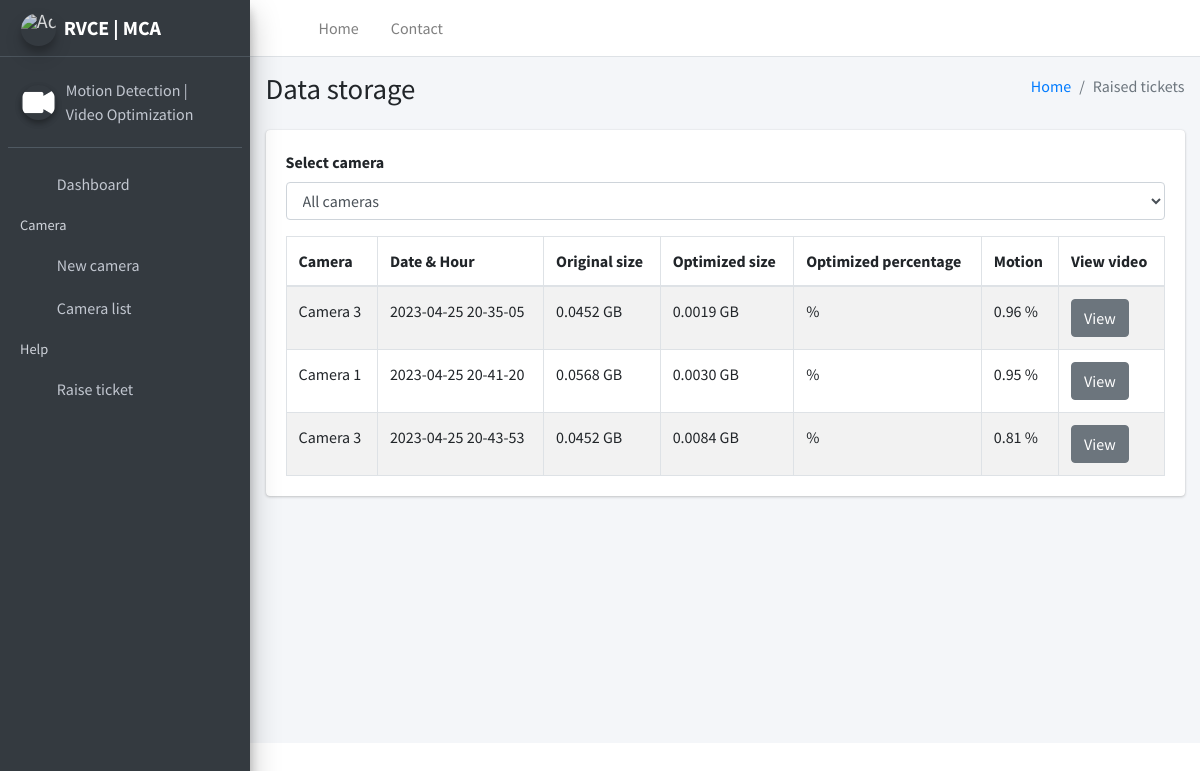
The app's page /data/ with its own data.
### recorder/models.py (models this page shows)
class Video_Stats(models.Model):
    camera = models.ForeignKey(Cameras, on_delete=models.CASCADE)
    file = models.TextField()
    original_size = models.BigIntegerField(default=0)
    optimized_size = models.BigIntegerField(default=0)
    motion = models.DecimalField(max_digits=5, decimal_places=2, default=0)

class Cameras(models.Model):
    name = models.CharField(max_length=25)
    description = models.TextField()
    active_status = models.CharField(max_length=20)
    save_frequency = models.IntegerField(default=0)
    preferred_quality = models.IntegerField(default=0)
    created_at = models.DateTimeField(auto_now_add=True)

### recorder/views.py (the view)
# urls.py: path('data/', views.data, name='data'),
def data(request, filter='0'):
    cameras = Cameras.objects.all().values('id', 'name')
    if (filter == "0"):
        data = Video_Stats.objects.all()
    else:
        data = Video_Stats.objects.filter(camera_id=filter)
    context = {
        'data': data,
        'cameras': cameras,
        'filter': int(filter),
    }
    return render(request, 'data.html', context=context)

### recorder/templates/data.html (shortened to what this page needs)
{% load static %} {% load mathfilters %}
<!DOCTYPE html>
<html lang="en">
<head>
    <link rel="stylesheet" href="{% static 'plugins/fontawesome-free/css/all.min.css' %}">
    <link rel="stylesheet" href="https://code.ionicframework.com/ionicons/2.0.1/css/ionicons.min.css">
    <link rel="stylesheet" href="{% static 'plugins/tempusdominus-bootstrap-4/css/tempusdominus-bootstrap-4.min.css' %}">
    <link rel="stylesheet" href="{% static 'plugins/icheck-bootstrap/icheck-bootstrap.min.css' %}">
    <link rel="stylesheet" href="{% static 'plugins/jqvmap/jqvmap.min.css' %}">
    <link rel="stylesheet" href="{% static 'dist/css/adminlte.min.css' %}">
    <link rel="stylesheet" href="{% static 'plugins/overlayScrollbars/css/OverlayScrollbars.min.css' %}">
    <link rel="stylesheet" href="{% static 'plugins/daterangepicker/daterangepicker.css' %}">
    <link rel="stylesheet" href="{% static 'plugins/summernote/summernote-bs4.min.css' %}">
    <link rel="stylesheet" href="{% static 'dist/css/custom.css' %}">
</head>
<body class="hold-transition sidebar-mini layout-fixed">
    <div class="wrapper">
        <nav class="main-header navbar navbar-expand navbar-white navbar-light">
            <ul class="navbar-nav">
                <li class="nav-item">
                    <a class="nav-link" data-widget="pushmenu" href="#" role="button"><i class="fas fa-bars"></i></a>
                </li>
                <li class="nav-item d-none d-sm-inline-block">
                    <a href="/index/" class="nav-link">Home</a>
                </li>
                <li class="nav-item d-none d-sm-inline-block">
                    <a href="/tickets/" class="nav-link">Contact</a>
                </li>
            </ul>
            <ul class="navbar-nav ml-auto">
                <li class="nav-item">
                    <a class="nav-link" data-widget="fullscreen" href="#" role="button">
                        <i class="fas fa-expand-arrows-alt"></i>
                    </a>
                </li>
            </ul>
        </nav>
        <aside class="main-sidebar sidebar-dark-primary elevation-4">
            <a href="/index/" class="brand-link">
                <img src="{% static 'dist/img/rvce.png' %}" alt="AdminLTE Logo" class="brand-image img-circle elevation-3 my-auto" style="opacity:.8; width:35px; height:35px">
                <span class="brand-text font-weight-bold my-auto">RVCE | MCA</span>
            </a>
            <div class="sidebar">
                <div class="user-panel mt-3 pb-3 mb-3 d-flex">
                    <div class="image my-auto">
                        <img src="{% static 'dist/img/logo.png' %}" class="img-circle elevation-2 my-auto" alt="User Image" style="width:35px; height:35px">
                    </div>
                    <div class="info">
                        <a class="d-block">Motion Detection |<br>Video Optimization</a>
                    </div>
                </div>
                <nav class="mt-2">
                    <ul class="nav nav-pills nav-sidebar flex-column" data-widget="treeview" role="menu" data-accordion="false">
                        <li class="nav-item">
                            <a href="/index/" class="nav-link">
                                <i class="far fa fa-tachometer-alt nav-icon"></i>
                                <p>Dashboard</p>
                            </a>
                        </li>
                        <li class="nav-header">Camera</li>
                        <li class="nav-item">
                            <a href="/camera/" class="nav-link">
                                <i class="nav-icon fa fa-camera"></i>
                                <p>
                                    New camera
                                </p>
                            </a>
                        </li>
                        <li class="nav-item">
                            <a href="/cameras/" class="nav-link">
                                <i class="nav-icon fa fa-list"></i>
                                <p>
                                    Camera list
                                </p>
                            </a>
                        </li>
                        <li class="nav-header">Help</li>
                        <li class="nav-item">
                            <a href="/ticket/" class="nav-link">
                                <i class="nav-icon fa fa-info"></i>
                                <p>
                                    Raise ticket
                                </p>
                            </a>
                        </li>
                    </ul>
                </nav>
            </div>
        </aside>
        <div class="content-wrapper">
            <div class="content-header">
                <div class="container-fluid">
                    <div class="row mb-2">
                        <div class="col-sm-6">
                            <h1 class="m-0">Data storage</h1>
                        </div>
                        <div class="col-sm-6">
                            <ol class="breadcrumb float-sm-right">
                                <li class="breadcrumb-item"><a href="#">Home</a></li>
                                <li class="breadcrumb-item active">Raised tickets</li>
                            </ol>
                        </div>
                    </div>
                </div>
            </div>
            <section class="content">
                <div class="container-fluid">
                    <div class="card">
                        <div class="card-body">
                            <div class="form-group">
                                <label>Select camera</label>
                                <select class="form-control" onchange="reloadPage(this)">
                          <option value="0" {% if filter == 0 %} selected {% endif %}>All cameras</option>
                        </select>
                            </div>
                            <table id="example1" class="table table-bordered table-striped">
                                <thead>
                                    <tr>
                                        <th>Camera</th>
                                        <th>Date & Hour</th>
                                        <th>Original size</th>
                                        <th>Optimized size</th>
                                        <th>Optimized percentage</th>
                                        <th>Motion</th>
                                        <th>View video</th>
                                    </tr>
                                </thead>
                                <tbody>
                                    {% for column in data %}
                                    <tr>
                                        <td>{{ column.camera.name }}</td>
                                        <td>{{ column.file|slice:":19" }}</td>
                                        <td>{{ column.original_size|div:1073741824|floatformat:4 }} GB</td>
                                        <td>{{ column.optimized_size|div:1073741824|floatformat:4 }} GB</td>
                                        <td>{{ column.optimized_size|div:column.original_size|floatformat:10|mul:100|sub:100|mul:-1|floatformat:2 }} %</td>
                                        <td>{{ column.motion }} %</td>
                                        <td><button class="btn btn-secondary" onclick="window.location.href='/video/{{ column.id }}'">View</button></td>
                                    </tr>
                                    {% endfor %}
                                </tbody>
                            </table>
                        </div>
                    </div>
                </div>
            </section>
        </div>
    </div>
</body>
</html>

### records on screen
Video_Stats: camera.name "Camera 3", file "2023-04-25 20-35-05", original_size|div "0.0452", optimized_size|div "0.0019", motion "0.96"
Video_Stats: camera.name "Camera 1", file "2023-04-25 20-41-20", original_size|div "0.0568", optimized_size|div "0.0030", motion "0.95"
Video_Stats: camera.name "Camera 3", file "2023-04-25 20-43-53", original_size|div "0.0452", optimized_size|div "0.0084", motion "0.81"
